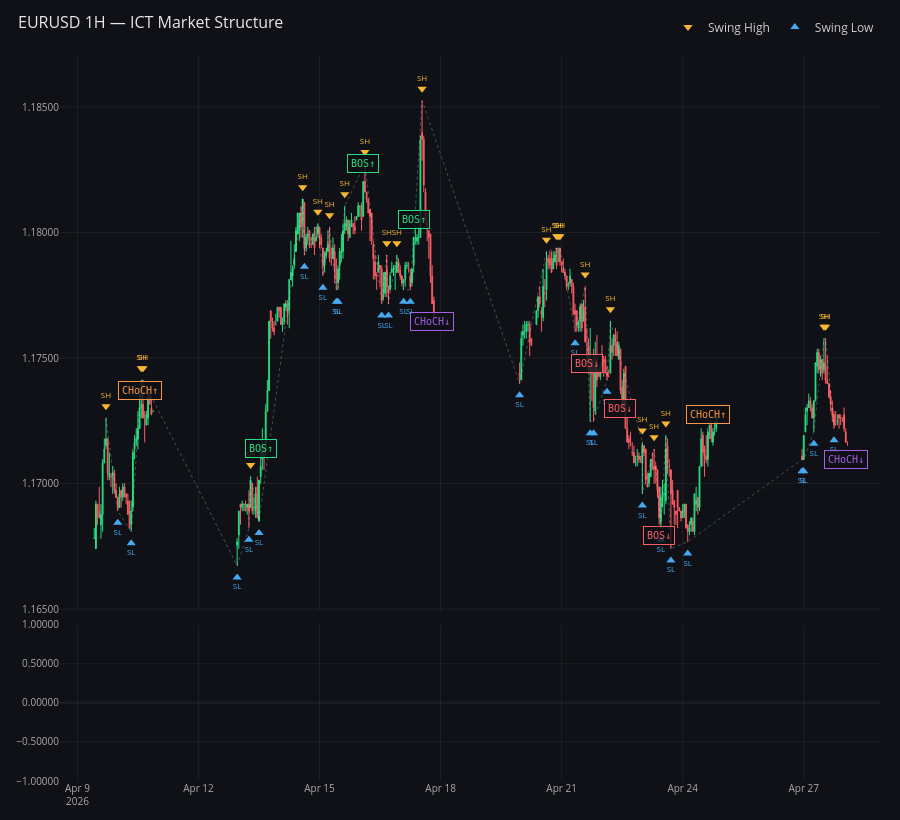

Notebook cell for this chart:
### Markdown cell above
## 3 · Interactive chart (last 300 candles)

### Code cell
fig = ms.plot(
    last_n=300,
    title='EURUSD 1H — ICT Market Structure',
    height=820,
    max_events=10,           # show only 10 most recent BOS/CHoCH
    show_mitigated_ob=False, # hide already-visited OBs
)
fig.show()

### Figure 1 — Plotly figure (JSON) as saved in the notebook; plotly's stock layout.template omitted (floating-point values rounded to 4 significant figures; data arrays with more than 128 entries replaced by an {"elided": "..."} marker saying what was removed)
{"data": [{"close": {"elided": "300 float values"}, "decreasing": {"fillcolor": "#FC5C65", "line": {"color": "#FC5C65"}}, "high": {"elided": "300 float values"}, "increasing": {"fillcolor": "#26DE81", "line": {"color": "#26DE81"}}, "line": {"width": 1}, "low": {"elided": "300 float values"}, "name": "OHLC", "open": {"elided": "300 float values"}, "showlegend": false, "type": "candlestick", "whiskerwidth": 0.3, "x": {"elided": "300 str values"}, "xaxis": "x", "yaxis": "y"}, {"line": {"color": "rgba(255,255,255,0.25)", "dash": "dot", "width": 1}, "mode": "lines", "name": "Structure", "showlegend": false, "type": "scatter", "x": ["2026-04-09T17:00:00+00:00", "2026-04-10T00:00:00+00:00", "2026-04-10T08:00:00+00:00", "2026-04-10T14:00:00+00:00", "2026-04-10T15:00:00+00:00", "2026-04-12T23:00:00+00:00", "2026-04-13T06:00:00+00:00", "2026-04-13T07:00:00+00:00", "2026-04-13T12:00:00+00:00", "2026-04-14T14:00:00+00:00", "2026-04-14T15:00:00+00:00", "2026-04-14T23:00:00+00:00", "2026-04-15T02:00:00+00:00", "2026-04-15T06:00:00+00:00", "2026-04-15T10:00:00+00:00", "2026-04-15T11:00:00+00:00", "2026-04-15T15:00:00+00:00", "2026-04-16T03:00:00+00:00", "2026-04-16T13:00:00+00:00", "2026-04-16T16:00:00+00:00", "2026-04-16T17:00:00+00:00", "2026-04-16T22:00:00+00:00", "2026-04-17T02:00:00+00:00", "2026-04-17T06:00:00+00:00", "2026-04-17T13:00:00+00:00", "2026-04-19T23:00:00+00:00", "2026-04-20T15:00:00+00:00", "2026-04-20T21:00:00+00:00", "2026-04-20T22:00:00+00:00", "2026-04-20T23:00:00+00:00", "2026-04-21T08:00:00+00:00", "2026-04-21T14:00:00+00:00", "2026-04-21T17:00:00+00:00", "2026-04-21T19:00:00+00:00", "2026-04-22T03:00:00+00:00", "2026-04-22T05:00:00+00:00", "2026-04-23T00:00:00+00:00", "2026-04-23T00:00:00+00:00", "2026-04-23T07:00:00+00:00", "2026-04-23T11:00:00+00:00", "2026-04-23T14:00:00+00:00", "2026-04-23T17:00:00+00:00", "2026-04-24T03:00:00+00:00", "2026-04-26T23:00:00+00:00", "2026-04-27T00:00:00+00:00", "2026-04-27T06:00:00+00:00", "2026-04-27T12:00:00+00:00", "2026-04-27T13:00:00+00:00", "2026-04-27T18:00:00+00:00"], "xaxis": "x", "y": [1.173, 1.169, 1.168, 1.174, 1.174, 1.167, 1.168, 1.17, 1.168, 1.181, 1.179, 1.18, 1.178, 1.18, 1.178, 1.178, 1.181, 1.183, 1.177, 1.179, 1.177, 1.179, 1.178, 1.178, 1.185, 1.174, 1.179, 1.179, 1.179, 1.179, 1.176, 1.178, 1.172, 1.172, 1.174, 1.176, 1.172, 1.17, 1.171, 1.168, 1.172, 1.167, 1.168, 1.171, 1.171, 1.172, 1.176, 1.176, 1.172], "yaxis": "y"}, {"customdata": [1.173, 1.174, 1.174, 1.17, 1.181, 1.18, 1.18, 1.181, 1.183, 1.179, 1.179, 1.185, 1.179, 1.179, 1.179, 1.179, 1.178, 1.176, 1.172, 1.171, 1.172, 1.176, 1.176], "hovertemplate": "<b>Swing High</b><br>%{x}<br>%{customdata:.5f}<extra></extra>", "marker": {"color": "#F7B731", "size": 8, "symbol": "triangle-down"}, "mode": "markers+text", "name": "Swing High", "showlegend": true, "text": ["SH", "SH", "SH", "SH", "SH", "SH", "SH", "SH", "SH", "SH", "SH", "SH", "SH", "SH", "SH", "SH", "SH", "SH", "SH", "SH", "SH", "SH", "SH"], "textfont": {"color": "#F7B731", "size": 8}, "textposition": "top center", "type": "scatter", "x": ["2026-04-09T17:00:00+00:00", "2026-04-10T14:00:00+00:00", "2026-04-10T15:00:00+00:00", "2026-04-13T07:00:00+00:00", "2026-04-14T14:00:00+00:00", "2026-04-14T23:00:00+00:00", "2026-04-15T06:00:00+00:00", "2026-04-15T15:00:00+00:00", "2026-04-16T03:00:00+00:00", "2026-04-16T16:00:00+00:00", "2026-04-16T22:00:00+00:00", "2026-04-17T13:00:00+00:00", "2026-04-20T15:00:00+00:00", "2026-04-20T21:00:00+00:00", "2026-04-20T22:00:00+00:00", "2026-04-20T23:00:00+00:00", "2026-04-21T14:00:00+00:00", "2026-04-22T05:00:00+00:00", "2026-04-23T00:00:00+00:00", "2026-04-23T07:00:00+00:00", "2026-04-23T14:00:00+00:00", "2026-04-27T12:00:00+00:00", "2026-04-27T13:00:00+00:00"], "xaxis": "x", "y": [1.173, 1.175, 1.175, 1.171, 1.182, 1.181, 1.181, 1.182, 1.183, 1.18, 1.18, 1.186, 1.18, 1.18, 1.18, 1.18, 1.178, 1.177, 1.172, 1.172, 1.172, 1.176, 1.176], "yaxis": "y"}, {"customdata": [1.169, 1.168, 1.167, 1.168, 1.168, 1.179, 1.178, 1.178, 1.178, 1.177, 1.177, 1.178, 1.178, 1.174, 1.176, 1.172, 1.172, 1.174, 1.17, 1.168, 1.167, 1.168, 1.171, 1.171, 1.172, 1.172], "hovertemplate": "<b>Swing Low</b><br>%{x}<br>%{customdata:.5f}<extra></extra>", "marker": {"color": "#45AAF2", "size": 8, "symbol": "triangle-up"}, "mode": "markers+text", "name": "Swing Low", "showlegend": true, "text": ["SL", "SL", "SL", "SL", "SL", "SL", "SL", "SL", "SL", "SL", "SL", "SL", "SL", "SL", "SL", "SL", "SL", "SL", "SL", "SL", "SL", "SL", "SL", "SL", "SL", "SL"], "textfont": {"color": "#45AAF2", "size": 8}, "textposition": "bottom center", "type": "scatter", "x": ["2026-04-10T00:00:00+00:00", "2026-04-10T08:00:00+00:00", "2026-04-12T23:00:00+00:00", "2026-04-13T06:00:00+00:00", "2026-04-13T12:00:00+00:00", "2026-04-14T15:00:00+00:00", "2026-04-15T02:00:00+00:00", "2026-04-15T10:00:00+00:00", "2026-04-15T11:00:00+00:00", "2026-04-16T13:00:00+00:00", "2026-04-16T17:00:00+00:00", "2026-04-17T02:00:00+00:00", "2026-04-17T06:00:00+00:00", "2026-04-19T23:00:00+00:00", "2026-04-21T08:00:00+00:00", "2026-04-21T17:00:00+00:00", "2026-04-21T19:00:00+00:00", "2026-04-22T03:00:00+00:00", "2026-04-23T00:00:00+00:00", "2026-04-23T11:00:00+00:00", "2026-04-23T17:00:00+00:00", "2026-04-24T03:00:00+00:00", "2026-04-26T23:00:00+00:00", "2026-04-27T00:00:00+00:00", "2026-04-27T06:00:00+00:00", "2026-04-27T18:00:00+00:00"], "xaxis": "x", "y": [1.168, 1.168, 1.166, 1.168, 1.168, 1.179, 1.178, 1.177, 1.177, 1.177, 1.177, 1.177, 1.177, 1.174, 1.176, 1.172, 1.172, 1.174, 1.169, 1.168, 1.167, 1.167, 1.17, 1.17, 1.172, 1.172], "yaxis": "y"}, {"marker": {"color": {"elided": "300 str values"}, "line": {"width": 0}}, "name": "Volume", "opacity": 0.6, "showlegend": false, "type": "bar", "x": {"elided": "300 str values"}, "xaxis": "x2", "y": {"elided": "300 int values"}, "yaxis": "y2"}], "layout": {"annotations": [{"bgcolor": "rgba(15,17,23,0.82)", "bordercolor": "#FD9644", "borderpad": 3, "borderwidth": 1, "font": {"color": "#FD9644", "family": "monospace", "size": 10}, "showarrow": false, "text": "CHoCH↑", "x": "2026-04-10T13:00:00+00:00", "xref": "x", "y": 1.174, "yref": "y"}, {"bgcolor": "rgba(15,17,23,0.82)", "bordercolor": "#26DE81", "borderpad": 3, "borderwidth": 1, "font": {"color": "#26DE81", "family": "monospace", "size": 10}, "showarrow": false, "text": "BOS↑", "x": "2026-04-13T13:00:00+00:00", "xref": "x", "y": 1.171, "yref": "y"}, {"bgcolor": "rgba(15,17,23,0.82)", "bordercolor": "#26DE81", "borderpad": 3, "borderwidth": 1, "font": {"color": "#26DE81", "family": "monospace", "size": 10}, "showarrow": false, "text": "BOS↑", "x": "2026-04-16T02:00:00+00:00", "xref": "x", "y": 1.183, "yref": "y"}, {"bgcolor": "rgba(15,17,23,0.82)", "bordercolor": "#26DE81", "borderpad": 3, "borderwidth": 1, "font": {"color": "#26DE81", "family": "monospace", "size": 10}, "showarrow": false, "text": "BOS↑", "x": "2026-04-17T08:00:00+00:00", "xref": "x", "y": 1.181, "yref": "y"}, {"bgcolor": "rgba(15,17,23,0.82)", "bordercolor": "#A55EEA", "borderpad": 3, "borderwidth": 1, "font": {"color": "#A55EEA", "family": "monospace", "size": 10}, "showarrow": false, "text": "CHoCH↓", "x": "2026-04-17T19:00:00+00:00", "xref": "x", "y": 1.176, "yref": "y"}, {"bgcolor": "rgba(15,17,23,0.82)", "bordercolor": "#FC5C65", "borderpad": 3, "borderwidth": 1, "font": {"color": "#FC5C65", "family": "monospace", "size": 10}, "showarrow": false, "text": "BOS↓", "x": "2026-04-21T15:00:00+00:00", "xref": "x", "y": 1.175, "yref": "y"}, {"bgcolor": "rgba(15,17,23,0.82)", "bordercolor": "#FC5C65", "borderpad": 3, "borderwidth": 1, "font": {"color": "#FC5C65", "family": "monospace", "size": 10}, "showarrow": false, "text": "BOS↓", "x": "2026-04-22T11:00:00+00:00", "xref": "x", "y": 1.173, "yref": "y"}, {"bgcolor": "rgba(15,17,23,0.82)", "bordercolor": "#FC5C65", "borderpad": 3, "borderwidth": 1, "font": {"color": "#FC5C65", "family": "monospace", "size": 10}, "showarrow": false, "text": "BOS↓", "x": "2026-04-23T10:00:00+00:00", "xref": "x", "y": 1.168, "yref": "y"}, {"bgcolor": "rgba(15,17,23,0.82)", "bordercolor": "#FD9644", "borderpad": 3, "borderwidth": 1, "font": {"color": "#FD9644", "family": "monospace", "size": 10}, "showarrow": false, "text": "CHoCH↑", "x": "2026-04-24T15:00:00+00:00", "xref": "x", "y": 1.173, "yref": "y"}, {"bgcolor": "rgba(15,17,23,0.82)", "bordercolor": "#A55EEA", "borderpad": 3, "borderwidth": 1, "font": {"color": "#A55EEA", "family": "monospace", "size": 10}, "showarrow": false, "text": "CHoCH↓", "x": "2026-04-28T01:00:00+00:00", "xref": "x", "y": 1.171, "yref": "y"}], "height": 820, "hoverlabel": {"bgcolor": "#1A1D2E", "bordercolor": "#333", "font": {"color": "#E8E8E8"}}, "hovermode": "x unified", "legend": {"font": {"color": "#CCC"}, "orientation": "h", "x": 1, "xanchor": "right", "y": 1.02, "yanchor": "bottom"}, "margin": {"b": 20, "l": 60, "r": 20, "t": 48}, "paper_bgcolor": "#0F1117", "plot_bgcolor": "#0F1117", "title": {"font": {"color": "#E8E8E8", "size": 16}, "text": "EURUSD 1H — ICT Market Structure", "x": 0.02}, "xaxis": {"anchor": "y", "domain": [0, 1], "gridcolor": "rgba(255,255,255,0.06)", "matches": "x2", "rangeslider": {"visible": false}, "showspikes": true, "showticklabels": false, "spikecolor": "#555", "spikethickness": 1, "tickfont": {"color": "#AAA", "size": 10}, "title": {"font": {"color": "#888"}}, "zerolinecolor": "rgba(255,255,255,0.06)"}, "xaxis2": {"anchor": "y2", "domain": [0, 1], "gridcolor": "rgba(255,255,255,0.06)", "showspikes": true, "spikecolor": "#555", "spikethickness": 1, "tickfont": {"color": "#AAA", "size": 10}, "title": {"font": {"color": "#888"}}, "zerolinecolor": "rgba(255,255,255,0.06)"}, "yaxis": {"anchor": "x", "domain": [0.2356, 1], "gridcolor": "rgba(255,255,255,0.06)", "showspikes": true, "spikecolor": "#555", "spikethickness": 1, "tickfont": {"color": "#AAA", "size": 10}, "tickformat": ".5f", "title": {"font": {"color": "#888"}}, "zerolinecolor": "rgba(255,255,255,0.06)"}, "yaxis2": {"anchor": "x2", "domain": [0, 0.2156], "gridcolor": "rgba(255,255,255,0.06)", "showspikes": true, "spikecolor": "#555", "spikethickness": 1, "tickfont": {"color": "#AAA", "size": 10}, "tickformat": ".5f", "title": {"font": {"color": "#888"}}, "zerolinecolor": "rgba(255,255,255,0.06)"}}}
